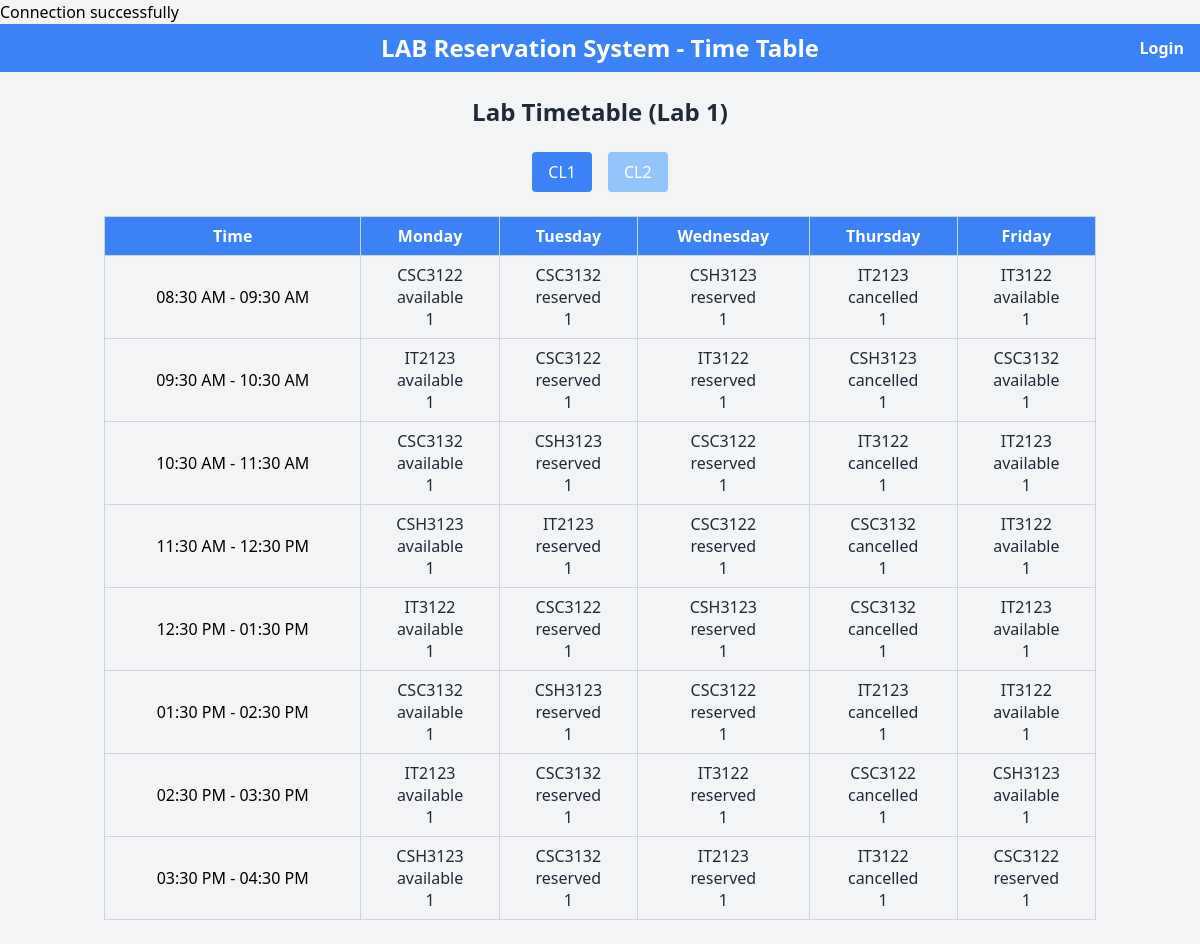
/, run on an earlier commit of the app's database.
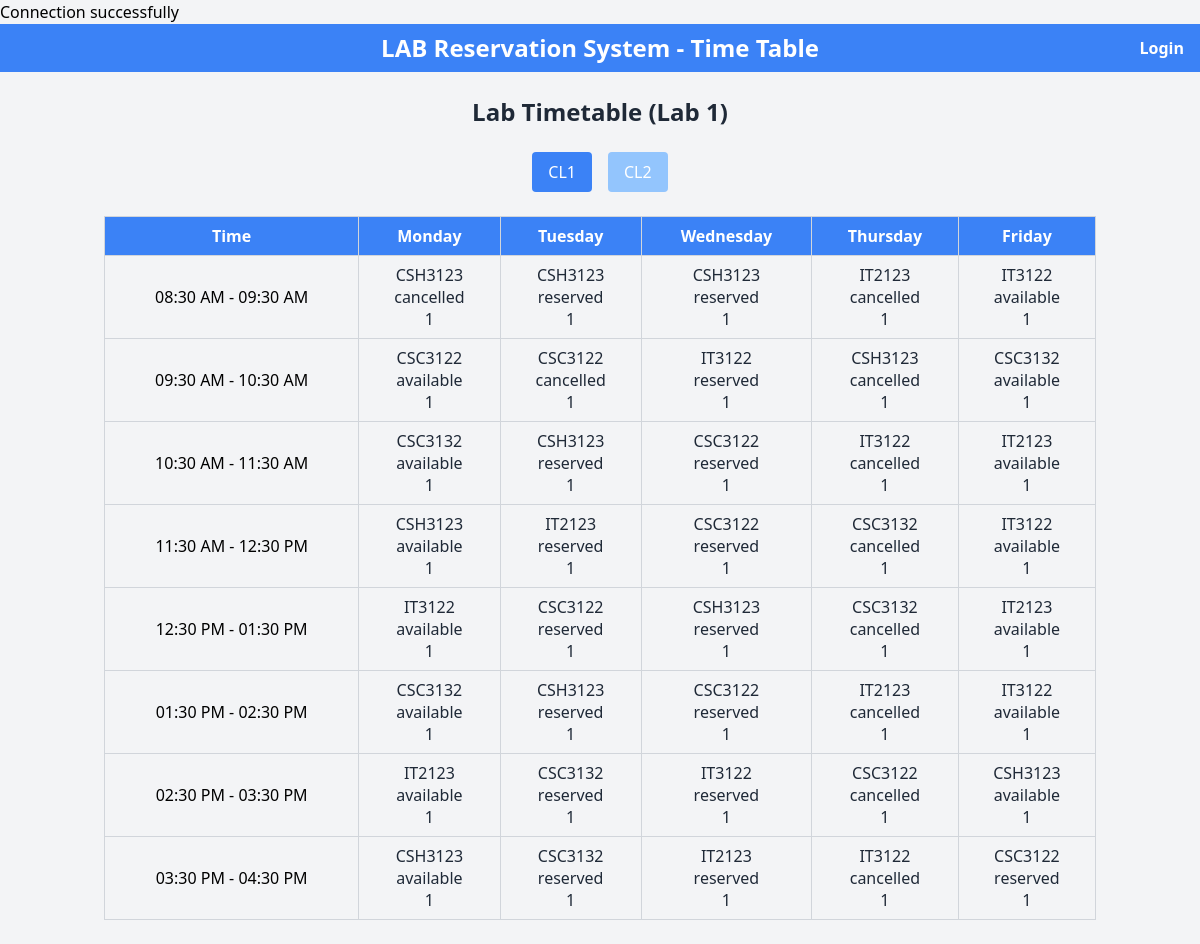
And on a later commit of the database.
### tables this page shows
CREATE TABLE `timetable_slots` (
  `id` int(11) NOT NULL,
  `day_of_week` enum('Monday','Tuesday','Wednesday','Thursday','Friday') NOT NULL,
  `start_time` time DEFAULT NULL,
  `end_time` time DEFAULT NULL,
  `lab_id` int(11) NOT NULL,
  `subject_code` varchar(8) DEFAULT NULL,
  `status` enum('available','reserved','cancelled') DEFAULT 'available'
);

### index.php (the view, shortened to what this page needs)
<?php
require 'conf/dbconf.php';
function initializeTimetable($days, $hours) {
    $timetable = [];
    foreach ($days as $day) {
        $timetable[$day] = [];
        foreach ($hours as $hour) {
            $start = sprintf('%02d:30:00', $hour);
            $end = sprintf('%02d:30:00', $hour + 1);
            $timetable[$day][] = [
                'start_time' => $start,
                'end_time' => $end,
                'status' => 'available',
                'subject_code' => null,
                'id' => null,
                'day_of_week' => $day
            ];
        }
    }
    return $timetable;
}
function fetchTimetableData($conn, $lab_id) {
    $stmt = $conn->prepare(<<<SQL
        SELECT day_of_week, start_time, end_time, status, subject_code, id,lab_id
        FROM timetable_slots
        WHERE lab_id = ?
        ORDER BY FIELD(day_of_week, 'Monday', 'Tuesday', 'Wednesday', 'Thursday', 'Friday'), start_time
    SQL);
    $stmt->bind_param("i", $lab_id);
    $stmt->execute();
    return $stmt->get_result();
}
function renderTimetable($days, $timetable, $hours) {
    echo "<table class='table-auto w-full border-collapse border border-gray-300'>";
    echo "<thead><tr class='bg-blue-500 text-white'>";
    echo "<th class='border border-gray-300 px-4 py-2'>Time</th>";
    foreach ($days as $day) {
        echo "<th class='border border-gray-300 px-4 py-2'>{$day}</th>";
    }
    echo "</tr></thead><tbody>";
    foreach ($hours as $hour) {
        $start_time = sprintf('%02d:30:00', $hour);
        $end_time = sprintf('%02d:30:00', $hour + 1);
        echo "<tr>";
        echo "<td class='border border-gray-300 px-4 py-2 text-center'>" . date('h:i A', strtotime($start_time)) . " - " . date('h:i A', strtotime($end_time)) . "</td>";
        foreach ($days as $day) {
            $slot = array_filter($timetable[$day], fn($s) => $s['start_time'] === $start_time);
            $slot = current($slot) ?: ['status' => 'available', 'subject_code' => null, 'id' => null, 'start_time' => $start_time, 'day_of_week' => $day];
            $display_status = $slot['status'];
            $display_subject = $slot['subject_code'] ?? '';
            $display_labid = $slot['lab_id'] ?? '';
            echo "<td class='hover:bg-gray-100 border border-gray-300 px-4 py-2 text-center'>";
            echo "<div class='font-medium text-gray-800'>{$display_subject}</div>";
            echo "<div class='font-medium text-gray-800'>{$display_status}</div>";
            echo "<div class='font-medium text-gray-800'>{$display_labid}</div>";
            echo "</td>";
        }
        echo "</tr>";
    }
    echo "</tbody></table>";
}
$lab_id = isset($_GET['lab_id']) ? intval($_GET['lab_id']) : 1;
$days = ['Monday', 'Tuesday', 'Wednesday', 'Thursday', 'Friday'];
$hours = range(8, 15);
$timetable = initializeTimetable($days, $hours);
$result = fetchTimetableData($conn, $lab_id);
updateTimetable($timetable, $result);
?>
<!DOCTYPE html>
<html lang="en">
<head>
    <script src="https://cdn.tailwindcss.com"></script>
</head>
<body class="bg-gray-100 font-sans">
<div class="bg-blue-500 text-white p-2 text-center text-2xl font-bold relative">
    <span class="block">LAB Reservation System - Time Table</span>
    <a href="public/login/login.php" class="absolute right-4 top-1/2 transform -translate-y-1/2 text-white text-base">Login</a>
</div>
<div class="container mx-auto px-4 py-6">
    <h1 class="text-2xl font-bold text-center text-gray-800 mb-6">Lab Timetable (Lab <?php echo $lab_id; ?>)</h1>
    <div class="flex justify-center space-x-4 mb-6">
        <a href="index.php?lab_id=1" class="bg-blue-<?php echo ($lab_id == 1) ? '500' : '300'; ?> text-white px-4 py-2 rounded hover:bg-blue-600">CL1</a>
        <a href="index.php?lab_id=2" class="bg-blue-<?php echo ($lab_id == 2) ? '500' : '300'; ?> text-white px-4 py-2 rounded hover:bg-blue-600">CL2</a>
    </div>
    <?php renderTimetable($days, $timetable, $hours); ?>
</div>
</body>
</html>

What changed in the data, as far as the page shows it:
changed timetable_slots (number 1 of 40 on the later page): subject_code "CSC3122" → "CSH3123"; status "available" → "cancelled"
changed timetable_slots (number 2 of 40 on the later page): subject_code "CSC3132" → "CSH3123"
changed timetable_slots (number 6 of 40 on the later page): subject_code "IT2123" → "CSC3122"
changed timetable_slots (number 7 of 40 on the later page): status "reserved" → "cancelled"
